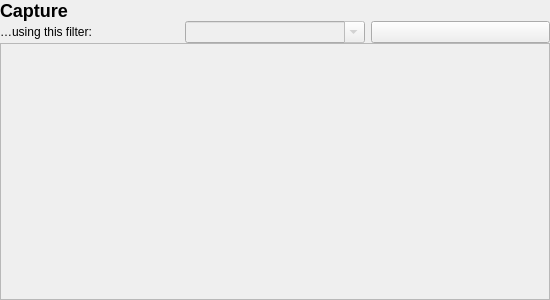
<?xml version="1.0" encoding="UTF-8"?>
<ui version="4.0">
 <class>CaptureCardWidget</class>
 <widget class="QFrame" name="CaptureCardWidget">
  <property name="geometry">
   <rect>
    <x>0</x>
    <y>0</y>
    <width>550</width>
    <height>300</height>
   </rect>
  </property>
  <property name="frameShape">
   <enum>QFrame::Shape::NoFrame</enum>
  </property>
  <layout class="QVBoxLayout" name="mainLayout" stretch="0,0,1">
   <property name="spacing">
    <number>0</number>
   </property>
   <property name="leftMargin">
    <number>0</number>
   </property>
   <property name="topMargin">
    <number>0</number>
   </property>
   <property name="rightMargin">
    <number>0</number>
   </property>
   <property name="bottomMargin">
    <number>0</number>
   </property>
   <item>
    <widget class="ClickableLabel" name="captureHeader">
     <property name="cursor">
      <cursorShape>PointingHandCursor</cursorShape>
     </property>
     <property name="toolTip">
      <string>&lt;html&gt;&lt;head/&gt;&lt;body&gt;&lt;p&gt;Capture live packets from your network.&lt;/p&gt;&lt;/body&gt;&lt;/html&gt;</string>
     </property>
     <property name="accessibleName">
      <string>Capture</string>
     </property>
     <property name="accessibleDescription">
      <string>Start a new capture session</string>
     </property>
     <property name="text">
      <string>&lt;h2&gt;Capture&lt;/h2&gt;</string>
     </property>
    </widget>
   </item>
   <item>
    <widget class="QWidget" name="captureFilterRow" native="true">
     <layout class="QHBoxLayout" name="captureFilterLayout">
      <property name="leftMargin">
       <number>0</number>
      </property>
      <property name="topMargin">
       <number>0</number>
      </property>
      <property name="rightMargin">
       <number>0</number>
      </property>
      <property name="bottomMargin">
       <number>0</number>
      </property>
      <item>
       <widget class="QLabel" name="captureFilterLabel">
        <property name="text">
         <string>…using this filter:</string>
        </property>
       </widget>
      </item>
      <item>
       <widget class="CaptureFilterCombo" name="captureFilterCombo">
        <property name="enabled">
         <bool>false</bool>
        </property>
        <property name="accessibleName">
         <string>Capture filter</string>
        </property>
        <property name="accessibleDescription">
         <string>Enter a capture filter expression to limit which data is recorded during live capture.</string>
        </property>
        <property name="editable">
         <bool>true</bool>
        </property>
       </widget>
      </item>
      <item>
       <widget class="QPushButton" name="captureInterfaceTypeButton">
        <property name="accessibleName">
         <string>Interface type filter</string>
        </property>
        <property name="accessibleDescription">
         <string>Filters the capture source list by type. Shows how many sources are currently visible and how many are hidden by the active filter.</string>
        </property>
        <property name="text">
         <string/>
        </property>
       </widget>
      </item>
     </layout>
    </widget>
   </item>
   <item>
    <widget class="InterfaceFrame" name="captureInterfaceFrame">
     <property name="sizePolicy">
      <sizepolicy hsizetype="Preferred" vsizetype="Expanding">
       <horstretch>0</horstretch>
       <verstretch>1</verstretch>
      </sizepolicy>
     </property>
     <property name="minimumSize">
      <size>
       <width>0</width>
       <height>40</height>
      </size>
     </property>
     <property name="accessibleName">
      <string>Capture sources</string>
     </property>
     <property name="accessibleDescription">
      <string>Lists available capture sources. Select one or more to capture from.</string>
     </property>
     <property name="frameShape">
      <enum>QFrame::Shape::StyledPanel</enum>
     </property>
     <property name="frameShadow">
      <enum>QFrame::Shadow::Raised</enum>
     </property>
    </widget>
   </item>
  </layout>
 </widget>
 <customwidgets>
  <customwidget>
   <class>ClickableLabel</class>
   <extends>QLabel</extends>
   <header>widgets/clickable_label.h</header>
  </customwidget>
  <customwidget>
   <class>CaptureFilterCombo</class>
   <extends>QComboBox</extends>
   <header>widgets/capture_filter_combo.h</header>
  </customwidget>
  <customwidget>
   <class>InterfaceFrame</class>
   <extends>QFrame</extends>
   <header>interface_frame.h</header>
   <container>1</container>
  </customwidget>
 </customwidgets>
 <resources/>
 <connections/>
</ui>
